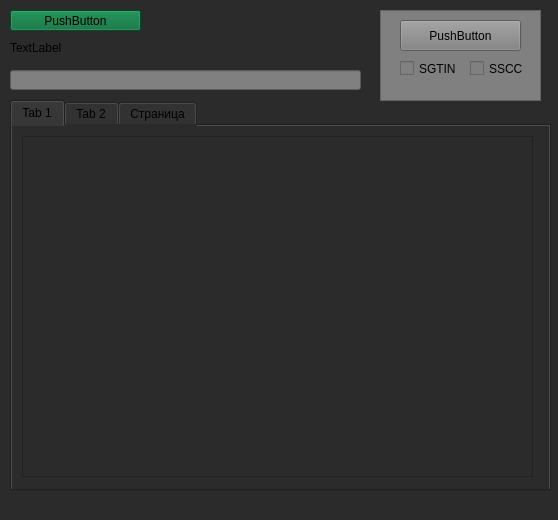
<?xml version="1.0" encoding="UTF-8"?>
<ui version="4.0">
 <class>Form</class>
 <widget class="QWidget" name="Form">
  <property name="geometry">
   <rect>
    <x>0</x>
    <y>0</y>
    <width>558</width>
    <height>520</height>
   </rect>
  </property>
  <property name="windowTitle">
   <string>Form</string>
  </property>
  <property name="styleSheet">
   <string notr="true">background-color:#2b2b2b;</string>
  </property>
  <widget class="QPushButton" name="pushButton">
   <property name="geometry">
    <rect>
     <x>10</x>
     <y>10</y>
     <width>131</width>
     <height>21</height>
    </rect>
   </property>
   <property name="cursor">
    <cursorShape>ArrowCursor</cursorShape>
   </property>
   <property name="styleSheet">
    <string notr="true">background-color: #006934</string>
   </property>
   <property name="text">
    <string>PushButton</string>
   </property>
  </widget>
  <widget class="QTabWidget" name="tabWidget">
   <property name="geometry">
    <rect>
     <x>10</x>
     <y>100</y>
     <width>541</width>
     <height>391</height>
    </rect>
   </property>
   <property name="currentIndex">
    <number>0</number>
   </property>
   <widget class="QWidget" name="tab">
    <attribute name="title">
     <string>Tab 1</string>
    </attribute>
    <widget class="QTextEdit" name="textEdit">
     <property name="geometry">
      <rect>
       <x>10</x>
       <y>10</y>
       <width>511</width>
       <height>341</height>
      </rect>
     </property>
     <property name="styleSheet">
      <string notr="true">color: white;</string>
     </property>
    </widget>
   </widget>
   <widget class="QWidget" name="tab_2">
    <attribute name="title">
     <string>Tab 2</string>
    </attribute>
    <widget class="QTextEdit" name="textEdit_2">
     <property name="geometry">
      <rect>
       <x>10</x>
       <y>10</y>
       <width>511</width>
       <height>351</height>
      </rect>
     </property>
    </widget>
   </widget>
   <widget class="QWidget" name="tab_3">
    <attribute name="title">
     <string>Страница</string>
    </attribute>
    <widget class="QTextEdit" name="textEdit_3">
     <property name="geometry">
      <rect>
       <x>10</x>
       <y>10</y>
       <width>511</width>
       <height>351</height>
      </rect>
     </property>
    </widget>
   </widget>
  </widget>
  <widget class="QFrame" name="frame">
   <property name="geometry">
    <rect>
     <x>380</x>
     <y>10</y>
     <width>161</width>
     <height>91</height>
    </rect>
   </property>
   <property name="styleSheet">
    <string notr="true">QWidget {
	background-color: gray;
}</string>
   </property>
   <property name="frameShape">
    <enum>QFrame::StyledPanel</enum>
   </property>
   <property name="frameShadow">
    <enum>QFrame::Raised</enum>
   </property>
   <widget class="QPushButton" name="pushButton_2">
    <property name="geometry">
     <rect>
      <x>20</x>
      <y>10</y>
      <width>121</width>
      <height>31</height>
     </rect>
    </property>
    <property name="text">
     <string>PushButton</string>
    </property>
   </widget>
   <widget class="QCheckBox" name="checkBox">
    <property name="geometry">
     <rect>
      <x>20</x>
      <y>50</y>
      <width>70</width>
      <height>17</height>
     </rect>
    </property>
    <property name="text">
     <string>SGTIN</string>
    </property>
   </widget>
   <widget class="QCheckBox" name="checkBox_2">
    <property name="geometry">
     <rect>
      <x>90</x>
      <y>50</y>
      <width>70</width>
      <height>17</height>
     </rect>
    </property>
    <property name="text">
     <string>SSCC</string>
    </property>
   </widget>
  </widget>
  <widget class="QLineEdit" name="lineEdit">
   <property name="geometry">
    <rect>
     <x>10</x>
     <y>70</y>
     <width>351</width>
     <height>20</height>
    </rect>
   </property>
   <property name="styleSheet">
    <string notr="true">text-align: center;
border-color:2b2b2b;
background-color: gray;</string>
   </property>
  </widget>
  <widget class="QLabel" name="label">
   <property name="geometry">
    <rect>
     <x>10</x>
     <y>40</y>
     <width>131</width>
     <height>16</height>
    </rect>
   </property>
   <property name="text">
    <string>TextLabel</string>
   </property>
  </widget>
 </widget>
 <resources/>
 <connections/>
</ui>
